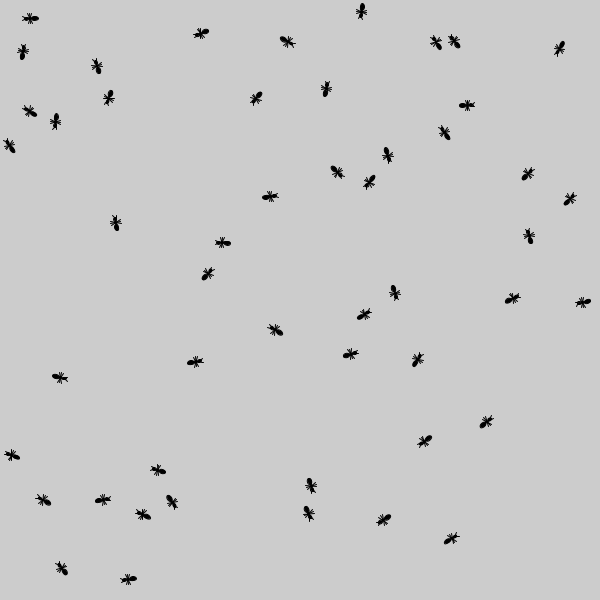
Frame 1 (no input)
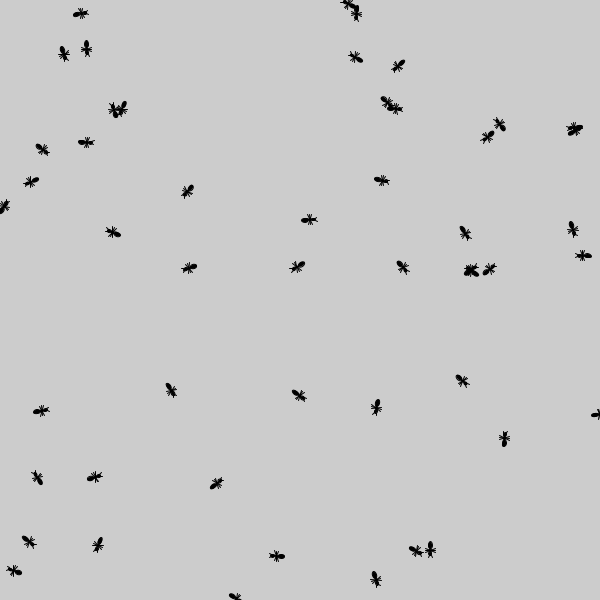
Frame 60 (the mouse pressed at the canvas centre just before this capture)
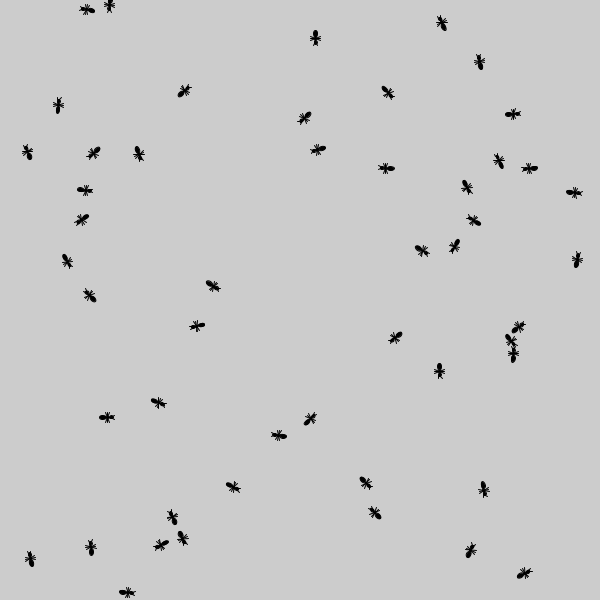
Frame 120 (the mouse held since frame 60 and released just before this capture)

The Processing sketch that drew these frames (run headless with seeded random() and noise(); from frame 60 on, the mouse is pressed at the canvas centre):

// Processing sketch: ants2
// ── ants2.pde
// Ants phase 2, by Mr. Graham

int numAnts = 50;

float[] xs = new float[numAnts];
float[] ys = new float[numAnts];
float[] angles = new float[numAnts];

float speed = 2;

void drawAnt(float x, float y, float a) {
  // Transform
  pushMatrix();
  translate(x, y);
  rotate(a);
  fill(0);

  // Thorax and legs
  ellipse(0, 0, 2, 3);
  line(-5, -2, 5, 2);
  line(-5, 0, 5, 0);
  line(-5, 2, 5, -2);

  // Head and antennae
  ellipse(0, -3.5, 3, 4);
  line(-1, -5, -2, -7);
  line(1, -5, 2, -7);

  // Abdomen
  ellipse(0, 5, 4, 7);

  popMatrix();
}

void setup() {
  size(600, 600);
  for (int i = 0; i < numAnts; i++) {
    xs[i] = random(0, width);
    ys[i] = random(0, height);
    angles[i] = random(-PI, PI);
  }
}

void draw() {
  background(204);
  for (int i = 0; i < numAnts; i++) {
    drawAnt(xs[i], ys[i], angles[i]);

    xs[i] += speed * cos(angles[i] - PI/2);
    ys[i] += speed * sin(angles[i] - PI/2);
    if (xs[i] < 0 || xs[i] > width || ys[i] < 0 || ys[i] > width) {
      angles[i] += PI;
    } else {
      angles[i] += random(-0.2, 0.2);
    }
  }
}
